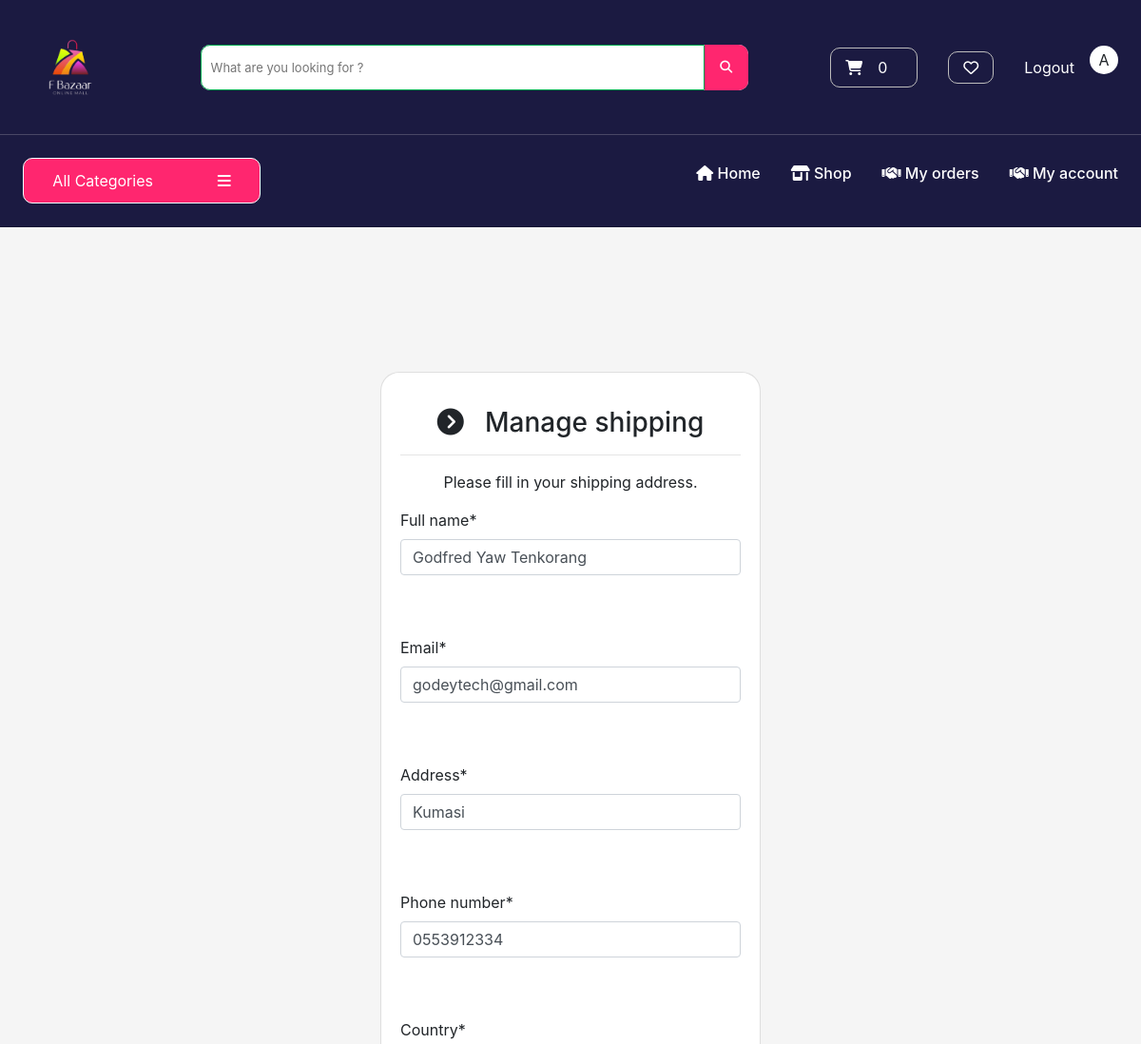
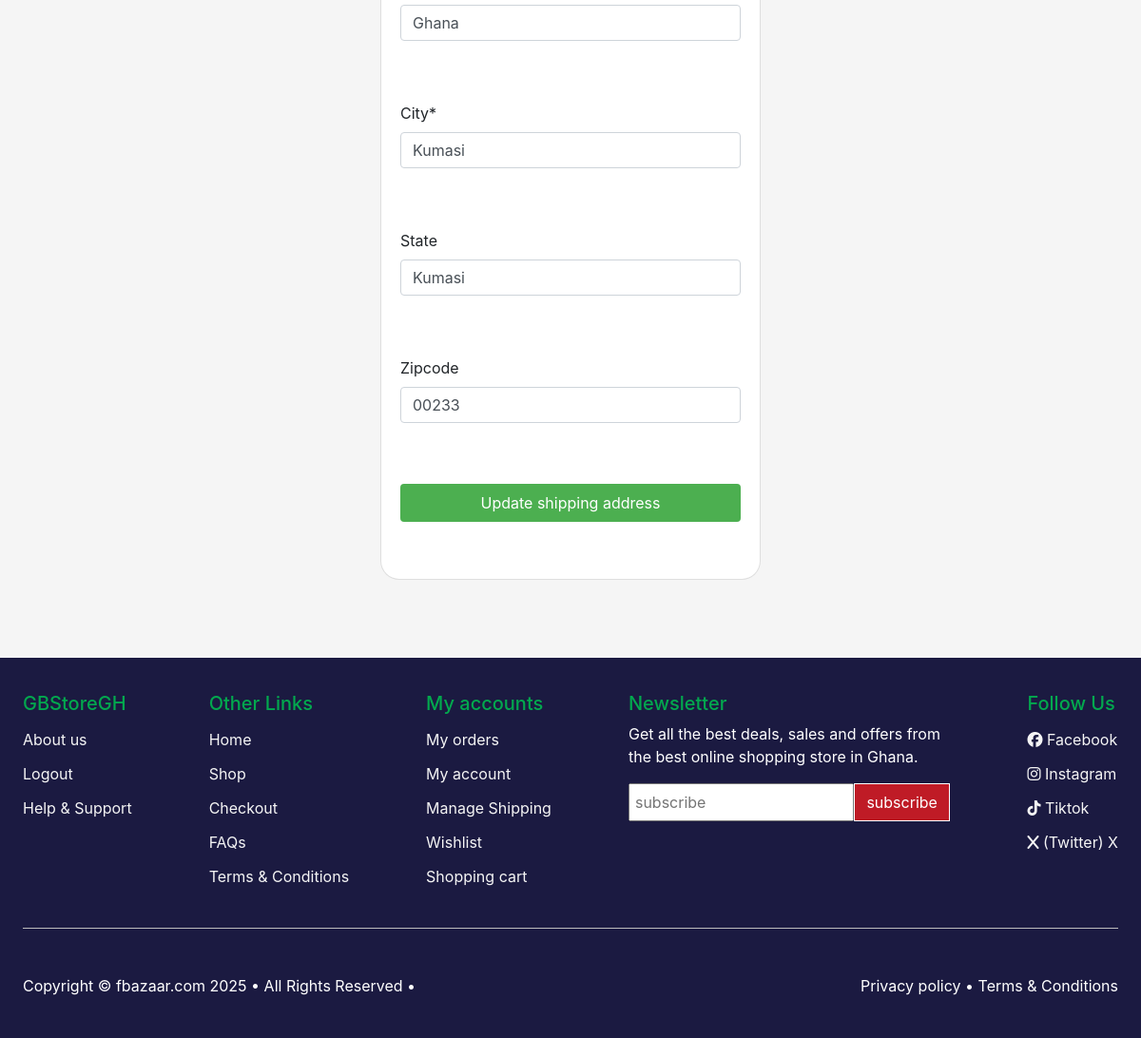
Screenshot of /users/manage-shipping (signed in) with the database file from the repository (2 pictures, top to bottom).
### payment/models.py (models this page shows, shortened)
class ShippingAddress(models.Model):
    full_name = models.CharField(max_length=300)
    email = models .EmailField(max_length=255)
    address = models.CharField(max_length=300)
    phone_number = models.CharField(max_length=20, default=0)
    country = models.CharField(max_length=20, default="Ghana")
    city = models.CharField(max_length=255)
    state = models.CharField(max_length=255, null=True, blank=True)
    zipcode = models.CharField(max_length=255, null=True, blank=True)
    user = models.ForeignKey(User, on_delete=models.CASCADE, null=True, blank=True)
    class Meta:
        verbose_name_plural = 'Shipping Address'

### users/views.py (the view, shortened to what this page needs)
# urls.py: path('manage-shipping', views.manage_shipping, name='manage-shipping'),
@login_required(login_url='my-login')
def manage_shipping(request):
    try:
        shipping = ShippingAddress.objects.get(user=request.user.id)
    except ShippingAddress.DoesNotExist:
        shipping = None
    form = ShoppingForm(instance=shipping)
    context = {
        'form': form,
        'title': 'Manage shipping'
    }
    return render(request, 'users/manage-shipping.html', context=context)

### payment/forms.py
class ShoppingForm(forms.ModelForm):
    class Meta:
        model = ShippingAddress
        fields = ['full_name', 'email', 'address', 'phone_number', 'country', 'city', 'state', 'zipcode']
        exclude = ['user',]

### cart/cart.py (called while the page is built)
    def __len__(self):
        return sum(item['qty'] for item in self.cart.values())

### cart/context_processors.py (called while the page is built)
def cart(request):
    return {'cart': Cart(request)}

### store/views.py (called while the page is built)
def categories(request):
    all_categories = Category.objects.all()
    return {'all_categories': all_categories}

### users/templates/users/manage-shipping.html (shortened to what this page needs)
{% extends "store/base.html" %}
{% load static %}
{% load crispy_forms_tags %}
{% block content %}
<div class="row">
    <div class="col-md-12">
    </div>
</div>
<br><br>
<body>
    <section class="pt-4">
        <div class="card pt-3 pb-3"
            style="border-radius: 20px; margin: 0 auto; float:none; margin-bottom:10px; max-width: 25rem;">
            <div class="card-body">
                <h3 class="card-title text-center"><i class="fa fa-chevron-circle-right i" aria-hidden="true"></i>
                    &nbsp; Manage shipping</h3>
                <hr>
                <p class="card-text text-center">Please fill in your shipping address.</p>
                <form method="POST" autocomplete="off">
                    {{ form.full_name|as_crispy_field }}
                    <br><br>
                    {{ form.email|as_crispy_field }}
                    <br><br>
                    {{ form.address|as_crispy_field }}
                    <br><br>
                    {{ form.phone_number|as_crispy_field }}
                    <br><br>
                    {{ form.country|as_crispy_field }}
                    <br><br>
                    {{ form.city|as_crispy_field }}
                    <br><br>
                    {{ form.state|as_crispy_field }}
                    <br><br>
                    {{ form.zipcode|as_crispy_field }}
                    <br><br>
                    <button type="submit" class="btn text-white w-100 p-2">Update shipping
                        address
                    </button>
                    <br><br>
                </form>
            </div>
        </div>
    </section>
</body>
<br><br>
{% endblock %}

### store/templates/store/base.html (shortened to what this page needs)
{% load static %}
<!DOCTYPE html>
<html lang="en">
  <head>
    <link rel="stylesheet" href="https://cdnjs.cloudflare.com/ajax/libs/font-awesome/6.5.0/css/all.min.css" />
    <link
      rel="stylesheet"
      href="https://cdn.jsdelivr.net/npm/bootstrap@4.0.0/dist/css/bootstrap.min.css"
    />
    <link rel="stylesheet" href="{% static 'store/styles.css' %}" />
    <link
      rel="stylesheet"
      href="https://cdnjs.cloudflare.com/ajax/libs/font-awesome/6.4.2/css/all.min.css"
    />
  </head>
  <body>
    <header class="headers">
    <div class="second-header">
        <div class="logo">
          <a href="  {% url 'index' %}">
            <img src="{% static 'store/img/fbazaar-bg.png' %}" alt="f bazzer" />
          </a>
        </div>
        <div class="search-cat">
          <form class="search-bar" action="{% url 'search' %}" role="search">
            <input type="text" name="search" id="" placeholder="What are you looking for ?"/>
            <button type="submit">   <i class="fa fa-search" aria-hidden="true"></i>
            </button>
      </form>
         </div>
      <div class="elements">
        <div class="shopping-cart">
          <a href="{% url 'cart' %}">
            <i class="fa-solid fa-cart-shopping" aria-hidden="true"></i>
            <div id="cart-qty" class="d-inline-flex">
              {% with qty_amount=cart|length %}
                {% if qty_amount > 0 %}
                  {{qty_amount}}
                {% else %}
                  0
                {% endif %}
              {% endwith %}
            </div>
            <br />
          </a>
        </div>
        <div class="wish">
          <a href="  {% url 'WishList' %}"><i class="fa-regular fa-heart"></i>
          </a>
        </div>
        <div class="accounts">
          {% if user.is_authenticated %}
          <div class="login logout">
            <a href="{% url 'user-logout' %}">Logout</a>
          </div>
          {% endif %}
        {% if request.user.is_authenticated %}
        {% if request.user.first_name %}
        <p class="welcome"> {{ request.user.first_name|slice:":1" }}</p>
        {% else %}
        <p class="welcome"> {{ request.user.username|slice:":1" }}</p>
        {% endif %}
        {% endif %}
        </div>
      </div>
      </div>
      <div class="third-header">
        <div class="nav-links">
          <div class="inner-links">
            <div class="categorys">
              <div class="cat-btns">
                <button class="all_cat">  All Categories
                  <i class="fa-solid fa-bars"></i>
                </button>
              </div>
            </div>
          <ul>
            <li>
              <a href="  {% url 'index' %}" href=""><i class="fa-solid fa-house"></i> Home</a>
            </li>
            <li>
              <a href="  {% url 'shop' %}"><i class="fa-solid fa-shop"></i> Shop</a>
            </li>
            <li>
              <a href="  {% url 'myOrder' %}"><i class="fa-solid fa-handshake"></i> My orders</a>
            </li>
            <li>
              <a href="  {% url 'dashboard' %}"><i class="fa-solid fa-handshake"></i> My account</a>
            </li>
          </ul>
          </div>
        </div>
      </div>
    </header>
    {% block content %}{% endblock %}
     <footer>
      <div class="footer">
        <div class="footer-col">
          <div class="head">
            <h5>
              GBStoreGH
            </h5>
            <li><a href="">About us</a></li>
            {% if user.is_authenticated %}
            <li><a href="{% url 'user-logout' %}">Logout</a></li>
            {% else %}
            <li><a href="{% url 'my-login' %}">Login</a></li>
            {% endif %}
            <li><a href="{% url 'contactUs' %}">Help & Support</a></li>
          </div>
        </div>
        <div class="footer-col">
          <div class="head">
            <h5>
             Other Links
            </h5>
            <li><a href="{% url 'index' %}">Home</a></li>
            <li><a href="{% url 'shop' %}">Shop</a></li>
            <li><a href="{% url 'checkout' %}">Checkout</a></li>
            <li><a href="{% url 'faQ' %}">FAQs</a></li>
            <li><a href="{% url 'terms' %}">Terms & Conditions</a></li>
          </div>
        </div>
        <div class="footer-col">
          <div class="head">
            <h5>
              My accounts
            </h5>
            <li><a href="{% url 'myOrder' %}">My orders</a></li>
            <li><a href="{% url 'dashboard' %}">My account</a></li>
            <li><a href="{% url 'manage-shipping' %}">Manage Shipping</a></li>
            <li><a href="{% url 'WishList' %}">Wishlist</a></li>
            <li><a href="{% url 'cart' %}">Shopping cart</a></li>
          </div>
        </div>
        <div class="footer-col">
          <div class="head">
            <h5>
            Newsletter
            </h5>
          </div>
          <p> Get all the best deals, sales and offers from <br> the best online shopping store in Ghana. </p>
           <form method="POST" class="news-letter">
            <input type="email" name="email" placeholder="subscribe">
            <button>subscribe</button>
           </form>
        </div>
        <div class="footer-col">
          <div class="head">
            <h5>
             Follow Us
            </h5>
            <li><a href="https://www.facebook.com/profile.php?id=61564297667896"><i class="fa-brands fa-facebook"></i> Facebook </a></li>
            <li><a href=""><i class="fa-brands fa-instagram"></i> Instagram </a></li>
            <li><a href="https://www.tiktok.com/@gbstoregh.com"><i class="fa-brands fa-tiktok"></i> Tiktok </a></li>
            <li><a href=""><i class="fa-brands fa-x"></i> (Twitter) X </a></li>
          </div>
        </div>
      </div>
      <div class="copy-right">
        <p>Copyright © fbazaar.com 2025 • All Rights Reserved • </p>
        <a href="{% url 'terms' %}">
          <p>Privacy policy • Terms & Conditions </p>
        </a>
      </div>
     </footer>
  </body>
</html>

### store/static/store/styles.css (style rules this page uses)
* { padding: 0; margin: 0; text-decoration: none; list-style: none; box-sizing: border-box; }
.row { width: 100%; min-height: 10vh; z-index: 100; }
:root { --black: #000; --red: #bf1b26; --white: #fff; --green: #03a84e; --blueBlack: #232f3e; --blue:#1b1a41; --pink: #ff266f; }
button { cursor: pointer; border: solid 1px; }
header { background-color: var(--blue); }
header a { color: var(--black); font-size: 16px; }
body { background-color: #f5f5f5; }
.welcome { background-color: var(--white); display: flex; justify-content: center; align-items: center; width: 30px; height: 30px; border-radius: 50%; text-transform: uppercase; }
.accounts, .first-col { display: flex; justify-content: center; gap: 1rem; align-items: center; }
.accounts a { color: var(--white); }
.shopping-cart { border: solid 1px #bdbcbc; padding: 8px 15px; font-size: 13px; border-radius: 10px; }
.elements { display: flex; gap: 2rem; align-items: center; }
.shopping-cart a { display: flex; align-items: center; gap: 1rem; color: var(--white); }
.wish { border: solid 1px #bdbcbc; padding: 8px 15px; font-size: 13px; border-radius: 10px; }
.wish a { display: flex; align-items: center; gap: 1rem; color: var(--white); }
.shopping-cart i { color: var(--white); }
.second-header { padding: 5px 5%; display: flex; justify-content: space-between; gap: 1rem; align-items: center; transition: top 0.3s; z-index: 100; border-bottom: solid 1px rgba(255, 248, 248, 0.2); }
.logo a { color: var(--red); font-size: 1.5rem; }
.logo img { width: 100px; }
.search-cat { width: 100%; max-width: 50%; display: flex; background-color: #f2f3f7; font-size: 13px; border-radius: 10px; }
.search-bar { width: 100%; display: flex; }
.search-bar input { width: 100%; height: 6vh; outline: none; border: 1px solid; padding: 0 10px; background-color: var(--white); border: solid 1px #03a84e; border-bottom-left-radius: 10px; border-top-left-radius: 10px; }
.search-bar button { width: 50px; height: 6vh; border: none; cursor: pointer; outline: none; background-color: var(--pink); color: var(--white); border-bottom-right-radius: 10px; border-top-right-radius: 10px; }
.third-header { padding: 1% 5%; border-bottom: solid 1px rgba(0, 0, 0, 0.2); position: relative; width: 100%; }
.nav-links { display: flex; align-items: center; justify-content: space-between; gap: 3rem; }
.inner-links { width: 100%; display: flex; align-items: center; justify-content: space-between; gap: 3rem; }
.inner-links ul { display: flex; align-items: center; gap: 2rem; }
.nav-links a { font-size: 1rem; font-weight: 500; color: var(--white); }
.nav-links i { color: var(--white); font-weight: 900; }
.categorys { position: relative; width: 100%; max-width: 250px; }
.categorys button { width: 100%; background-color:var(--pink); height: 6vh; color: var(--white); outline: none; cursor: pointer; text-align: left; display: flex; gap: 2rem; align-items: center; padding: 0 5%; justify-content: space-around; border-radius: 10px; }
footer { background-color:var(--blue); color: var(--white); min-height: 50vh; }
.footer { margin: 3% 10%; display: flex; flex-wrap: wrap; gap: 2rem; justify-content: space-between; border-bottom: 1px solid #bdbcbc; padding: 3% 0; }
.head { color: var(--green); }
footer li { padding: 6px 0; }
.footer a { color: #f5f5f5; }
.copy-right { padding: 1% 10%; display: flex; flex-wrap: wrap; justify-content: space-between; }
.copy-right p { color: var(--white); }
.news-letter { width: 100%; display: flex; }
.news-letter input { width: 100%; max-width: 80%; padding: 5px; outline: #03a84e; height: 5vh; }
.news-letter button { width: 100%; max-width: 30%; outline: none; background-color: var(--red); color: var(--white); }
.btn { padding: 5px 10px; background-color: #4caf50; color: white; border: none; cursor: pointer; }
@media (max-width: 1280px) { .first-header, .checkout-form-containers, .second-header, .third-header, .page-header, .product-main-container, .cart-main-container, .copy-right, .contact-us-container, .faq-main { padding: 2% 2%; } }
@media (max-width: 1280px) { .contain, .contai, .footer { margin: 2%; } }

### rows the page displays
ShippingAddress: full_name "Godfred Yaw Tenkorang", email "godeytech@gmail.com", address "Kumasi", phone_number "0553912334", country "Ghana", city "Kumasi", state "Kumasi", zipcode "00233"

### other values shown
{{ request.user.username|slice:":1" }} "A"
